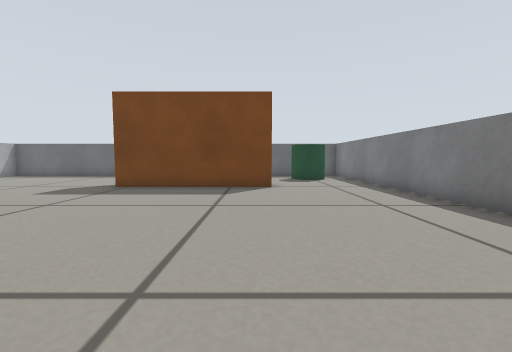
View 1 (above)

16 first-person views from a walk through a Gazebo world. The camera is 0.28 m above the floor, tilts 4° down and sees 90° across. The floor is counted in squares, 0.25 m on a side. Each view is taken from the middle of a square. On the plan, view 1 faces up. The plan holds only what a view shows up to about 12 squares ahead; the rest is blank. The place goes on beyond the plan.

View 2
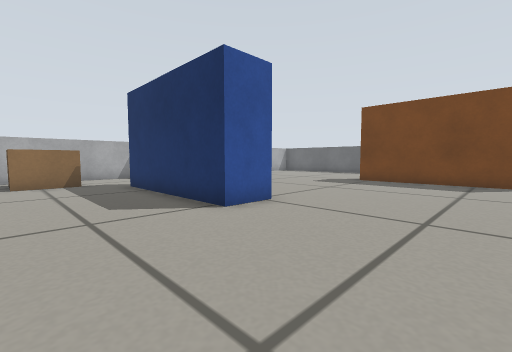

View 3
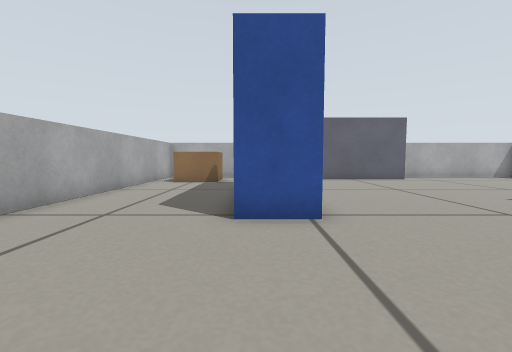

View 4
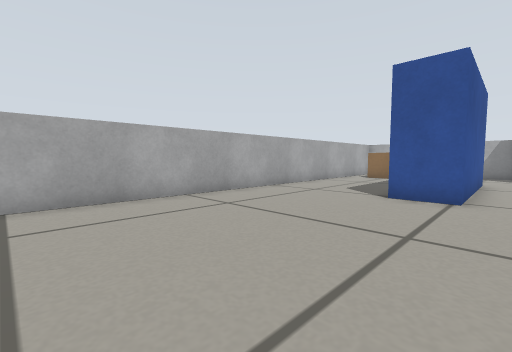

View 5
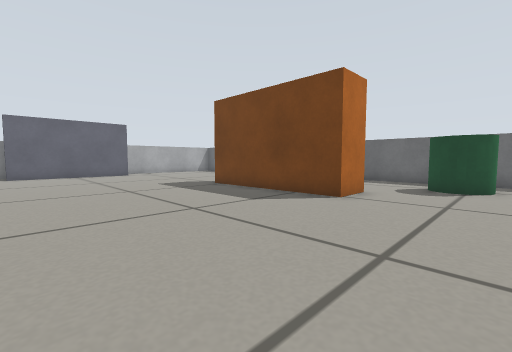

View 6
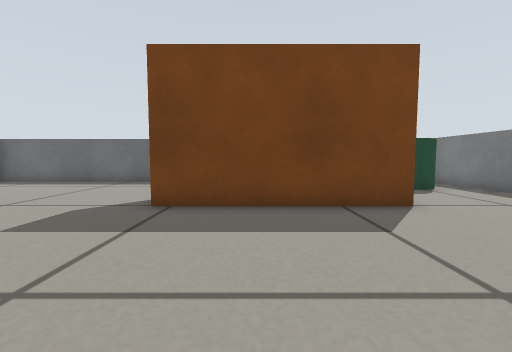

View 7
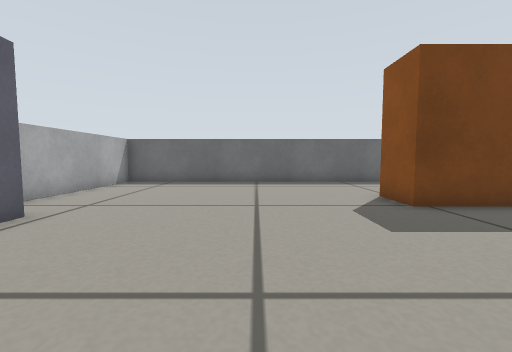

View 8
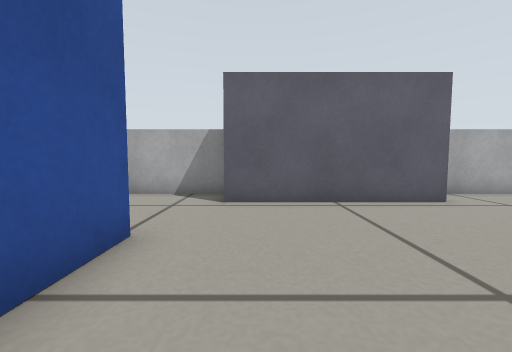

View 9
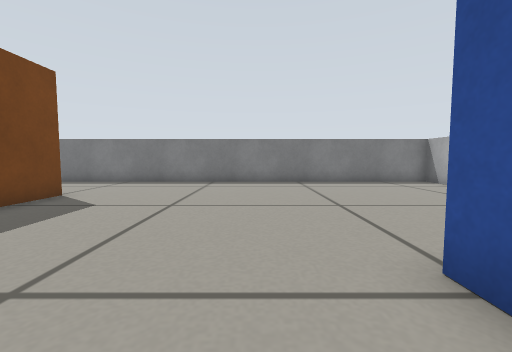

View 10
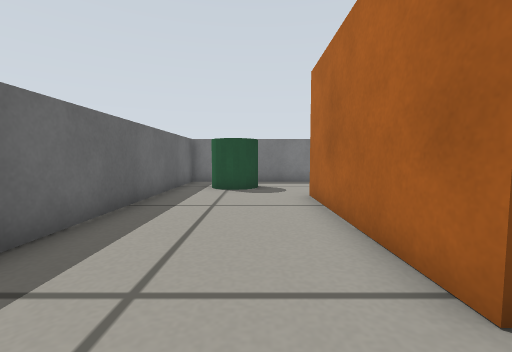

View 11
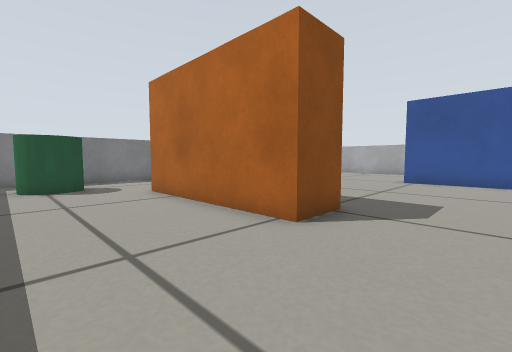

View 12
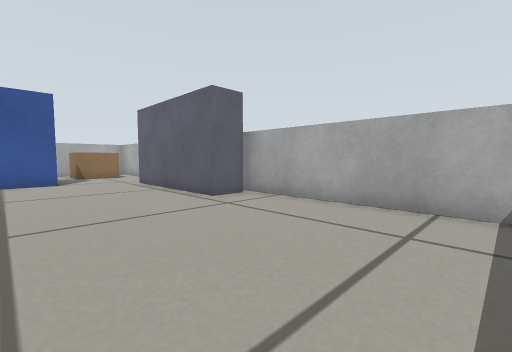

View 13
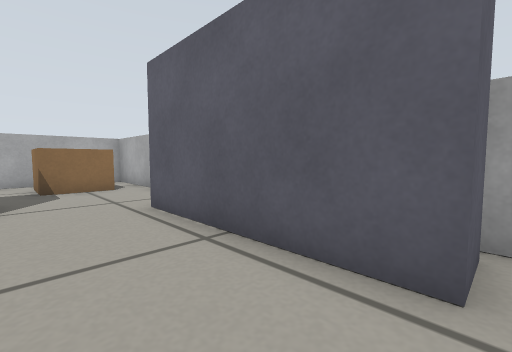

View 14
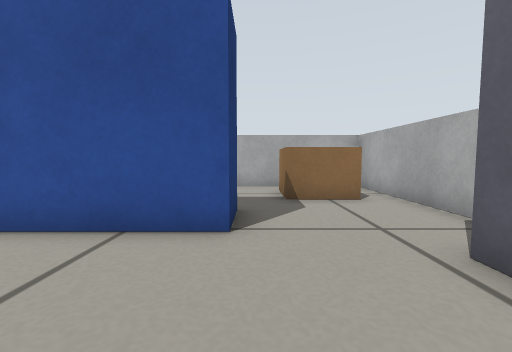

View 15
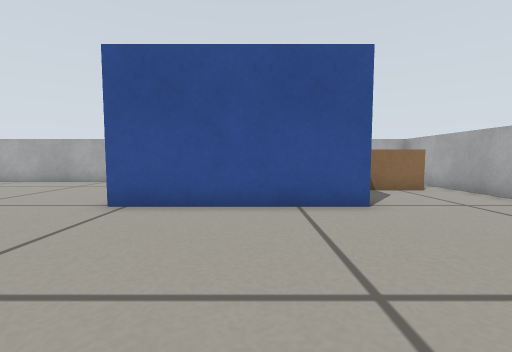

View 16
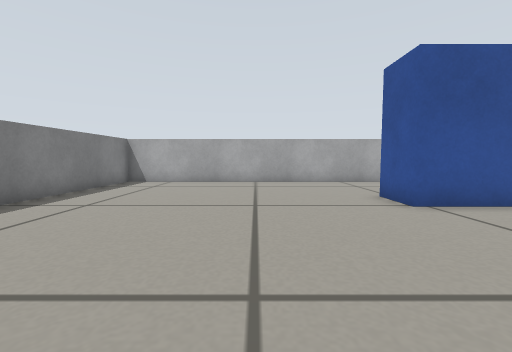

### Floor plan
Points are (right, up) in squares from view 1. A wall is a line through its corners. A room is listed if a view was taken in it or the views show most of it. See-through windows are left out.
Room 1 (views 1, 2, 3, 4, 5, 6, 7, 8, 9, 10, 11, 12, 13, 14, 15, 16)
walls: (-5.4, 9.8) (-5.4, 11.4) (0.6, 11.4) (0.6, 9.8) (-5.4, 9.8); (-4.6, 2.2) (-4.6, 0.6) (-10.6, 0.6) (-10.6, 2.2) (-4.6, 2.2); (-14.6, 8.8) (-13.4, 8.8) (-13.4, 3.1); (-15, 3.1) (-15, -4) (5, -4) (5, 16) (-15, 16) (-15, 8.2)
objects: pallet (-14, -3) to (-12, -1); green cylinder (2, 13) to (4, 15)

Where each view was taken, in squares from view 1:
view 1: 0 up, 0 right, facing up
view 2: 3 down, 0 right, facing up-left
view 3: 1 up, 0 right, facing left
view 4: 3 up, 3 right, facing down-left
view 5: 3 up, 4 right, facing up-left
view 6: 4 up, 3 left, facing up
view 7: 4 up, 9 left, facing up
view 8: 4 up, 7 left, facing left
view 9: 4 up, 7 left, facing right
view 10: 13 up, 7 left, facing right
view 11: 15 up, 8 left, facing down-right
view 12: 15 up, 9 left, facing down-left
view 13: 9 up, 11 left, facing down-left
view 14: 6 up, 11 left, facing down
view 15: 8 up, 8 left, facing down
view 16: 8 up, 1 left, facing down
